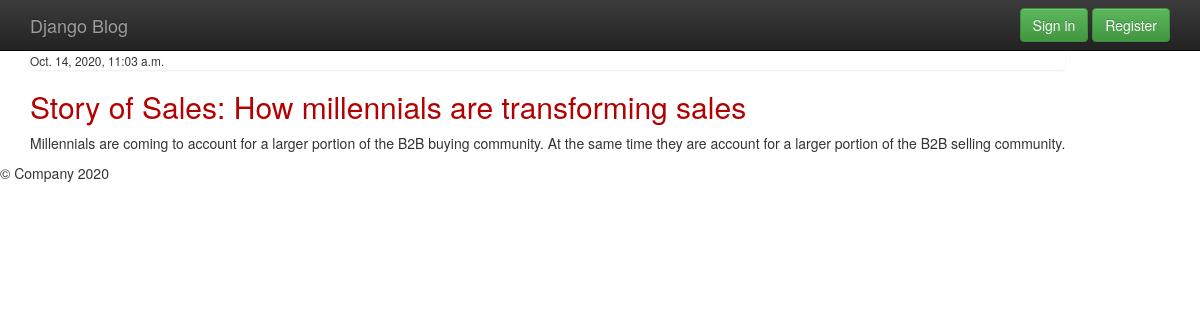
Screenshot of /post/3/ with the database file from the repository.
### blog/models.py (models this page shows, shortened)
class Post(models.Model):
	title=models.CharField(max_length=100)
	content=models.TextField()
	date_posted=models.DateTimeField(default=timezone.now)
	author=models.ForeignKey(User, on_delete=models.CASCADE)

### blog/views.py (the view)
# urls.py: path('post/<int:pk>/', PostDetailView.as_view(), name='post-detail'),
class PostDetailView(DetailView):
	model=Post

### blog/templates/blog/post_detail.html (shortened to what this page needs)
{% extends "blog/base.html" %}
{% block content %}
<div class="container">
	<article>
		<div class="media-body">
			<div class="list-group">
				<small>{{ object.date_posted }}</small>
			</div>
			<h2>{{ object.title }}</h2>
			<p>{{ object.content }}</p>
		</div>
	</article>
</div>
{% endblock %}

### blog/static/blog/css/main.css (style rules this page uses)
h2,h3,h4,h5,h6 { color:#b30000; }

### blog/templates/blog/base.html (style rules this page uses)
body { padding-top: 50px; padding-bottom: 20px; }

### rows the page displays
Post: date_posted "Oct. 14, 2020, 11:03 a.m.", title "Story of Sales: How millennials are transforming sales", content "Millennials are coming to account for a larger portion of the B2B buying community. At the same time they are account for a larger portion of the B2B selling community."
